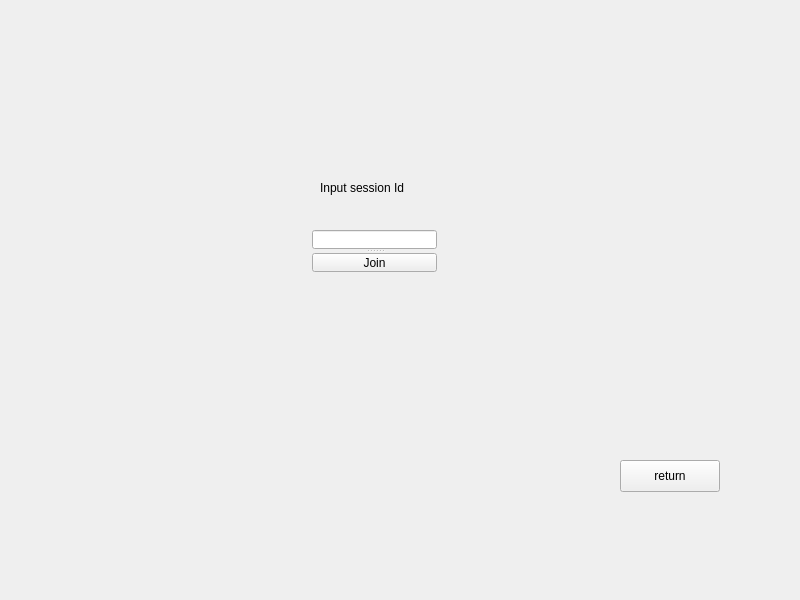
<?xml version="1.0" encoding="UTF-8"?>
<ui version="4.0">
 <class>JoinWindow</class>
 <widget class="QMainWindow" name="JoinWindow">
  <property name="geometry">
   <rect>
    <x>0</x>
    <y>0</y>
    <width>800</width>
    <height>600</height>
   </rect>
  </property>
  <property name="windowTitle">
   <string>FASTYTPIGN</string>
  </property>
  <widget class="QWidget" name="centralwidget">
   <widget class="QLabel" name="label">
    <property name="geometry">
     <rect>
      <x>320</x>
      <y>180</y>
      <width>94</width>
      <height>16</height>
     </rect>
    </property>
    <property name="text">
     <string>Input session Id</string>
    </property>
   </widget>
   <widget class="QPushButton" name="ReturnButton">
    <property name="geometry">
     <rect>
      <x>620</x>
      <y>460</y>
      <width>100</width>
      <height>32</height>
     </rect>
    </property>
    <property name="text">
     <string>return</string>
    </property>
   </widget>
   <widget class="QSplitter" name="splitter">
    <property name="geometry">
     <rect>
      <x>312</x>
      <y>230</y>
      <width>125</width>
      <height>43</height>
     </rect>
    </property>
    <property name="orientation">
     <enum>Qt::Vertical</enum>
    </property>
    <widget class="QLineEdit" name="lineEdit"/>
    <widget class="QPushButton" name="JoinButton">
     <property name="text">
      <string>Join</string>
     </property>
    </widget>
   </widget>
  </widget>
 </widget>
 <resources/>
 <connections/>
</ui>
